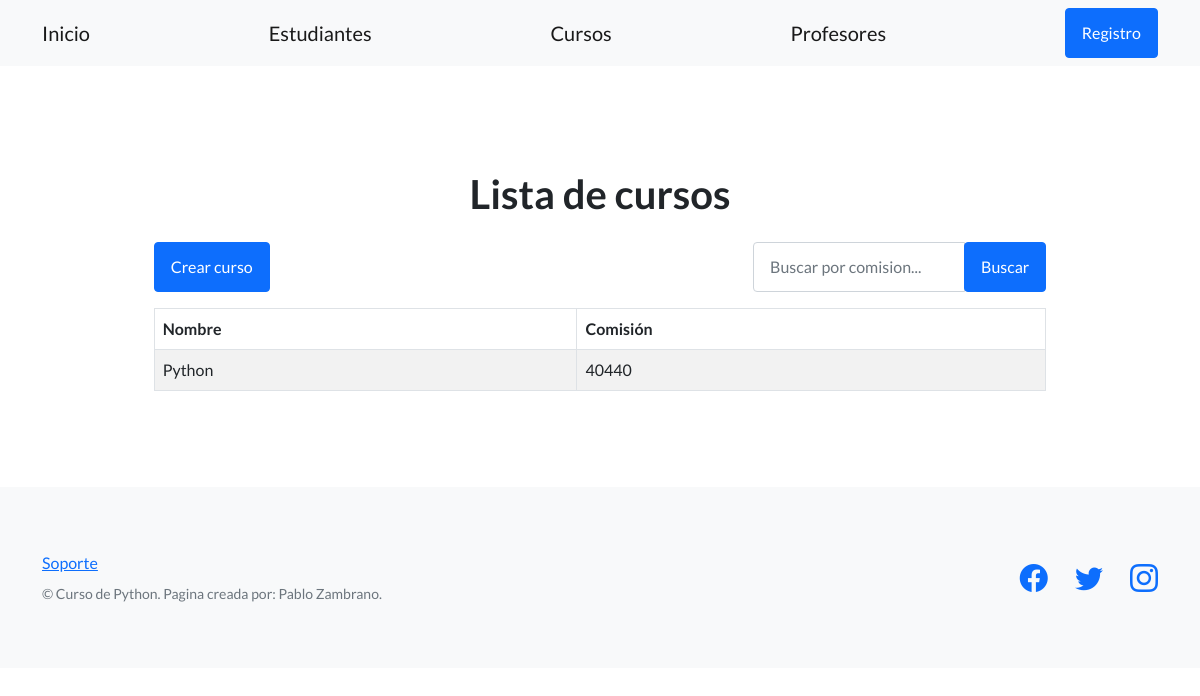
Before: /plataforma/cursos/ with the older database file.
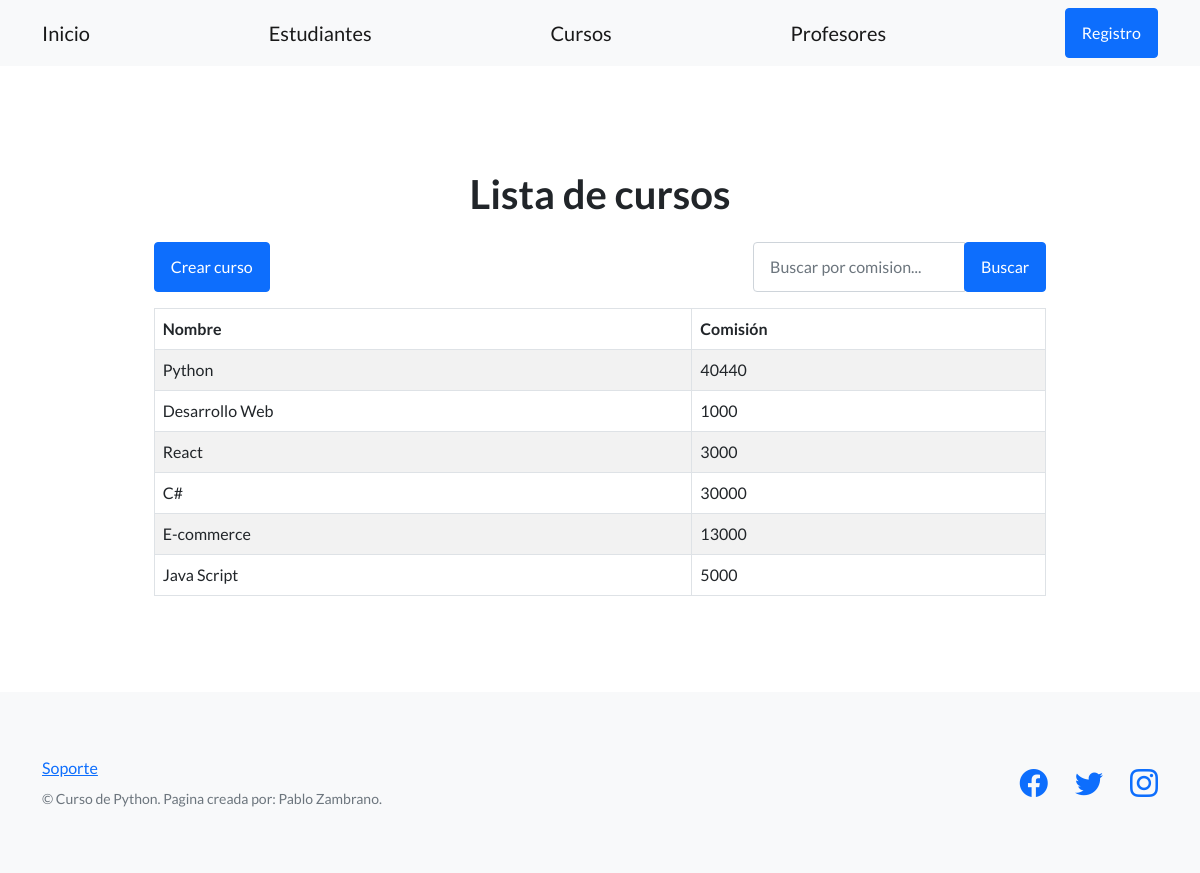
After: the same page with the newer database file.
### control_estudios/models.py (models this page shows, shortened)
class Curso(models.Model):
    nombre = models.CharField(max_length=60)
    comision = models.IntegerField()

### control_estudios/views.py (the view)
# urls.py: path("cursos/", listar_cursos, name="lista_cursos"),
def listar_cursos(request):
    contexto = {
        "cursos": Curso.objects.all(),
        }
    http_response = render(
        request = request,
        template_name = 'control_estudios/lista_cursos.html',
        context = contexto,
    )
    return http_response

### control_estudios/templates/control_estudios/lista_cursos.html (shortened to what this page needs)
{% extends "control_estudios/base.html" %}
{% block contenido %}
<section class="container">
  <div class="row justify-content-center">
    <div class="col-10">
      <h1 class="text-center my-4">Lista de cursos</h1>
      <div class="d-flex justify-content-between mb-3">
        <a href="http://127.0.0.1:8000/plataforma/crear-curso/" class="btn btn-primary">Crear curso</a>
        <form action="{% url 'buscar_cursos' %}" method="post" class="form-inline">
          <div class="input-group">
            <input type="text" name="busqueda" placeholder="Buscar por comision..." class="form-control">
            <div class="input-group-append">
              <button type="submit" class="btn btn-primary">Buscar</button>
            </div>
          </div>
        </form>
      </div>
      <table class="table table-striped table-bordered">
        <thead class="bg-cream">
          <tr>
            <th scope="col">Nombre</th>
            <th scope="col">Comisión</th>
          </tr>
        </thead>
        <tbody>
          {% for curso in cursos %}
          <tr>
            <td>{{ curso.nombre }}</td>
            <td>{{ curso.comision }}</td>
          </tr>
          {% endfor %}
        </tbody>
      </table>
    </div>
  </div>
</section>
{% endblock contenido %}

### control_estudios/templates/control_estudios/base.html (shortened to what this page needs)
{% load static %}
<!DOCTYPE html>
<html lang="en">
    <head>
        <link href="https://cdn.jsdelivr.net/npm/bootstrap-icons@1.5.0/font/bootstrap-icons.css" rel="stylesheet" type="text/css" />
        <link href="{% static 'css/styles.css' %}" rel="stylesheet" />
    </head>
    <body>
        <nav class="navbar navbar-light bg-light static-top">
            <div class="container">
                <a class="navbar-brand" href="http://127.0.0.1:8000/">Inicio</a>
                <a class="navbar-brand" href="http://127.0.0.1:8000/plataforma/estudiantes/">Estudiantes</a>
                <a class="navbar-brand" href="http://127.0.0.1:8000/plataforma/cursos/">Cursos</a>
                <a class="navbar-brand" href="http://127.0.0.1:8000/plataforma/profesores/">Profesores</a>
                <a class="btn btn-primary" href="#signup">Registro</a>
            </div>
        </nav>
    <section style="padding:80px 50px;">
        {% block contenido %}
        {% endblock contenido %}
    </section>
        <footer class="footer bg-light">
            <div class="container">
                <div class="row">
                    <div class="col-lg-6 h-100 text-center text-lg-start my-auto">
                        <ul class="list-inline mb-2">
                            <li class="list-inline-item"><a href="https://docs.google.com/forms/d/e/1FAIpQLSdrpu41T0OnxFOVRi3Zn0Obj1P5-a_17yXlUdo7N0pcVgMJ1Q/viewform?usp=sf_link">Soporte</a></li>
                        </ul>
                        <p class="text-muted small mb-4 mb-lg-0">&copy; Curso de Python. Pagina creada por: Pablo Zambrano.</p>
                    </div>
                    <div class="col-lg-6 h-100 text-center text-lg-end my-auto">
                        <ul class="list-inline mb-0">
                            <li class="list-inline-item me-4">
                                <a href="https://www.facebook.com/Coderhouse/?locale=es_LA"><i class="bi-facebook fs-3"></i></a>
                            </li>
                            <li class="list-inline-item me-4">
                                <a href="https://twitter.com/coderhouse?ref_src=twsrc%5Egoogle%7Ctwcamp%5Eserp%7Ctwgr%5Eauthor"><i class="bi-twitter fs-3"></i></a>
                            </li>
                            <li class="list-inline-item">
                                <a href="https://www.instagram.com/coderhouse/?hl=es"><i class="bi-instagram fs-3"></i></a>
                            </li>
                        </ul>
                    </div>
                </div>
            </div>
        </footer>
    </body>
</html>

Changed rows visible on the page:
added Curso: nombre "Desarrollo Web", comision "1000"
added Curso: nombre "React", comision "3000"
added Curso: nombre "C#", comision "30000"
added Curso: nombre "E-commerce", comision "13000"
added Curso: nombre "Java Script", comision "5000"
